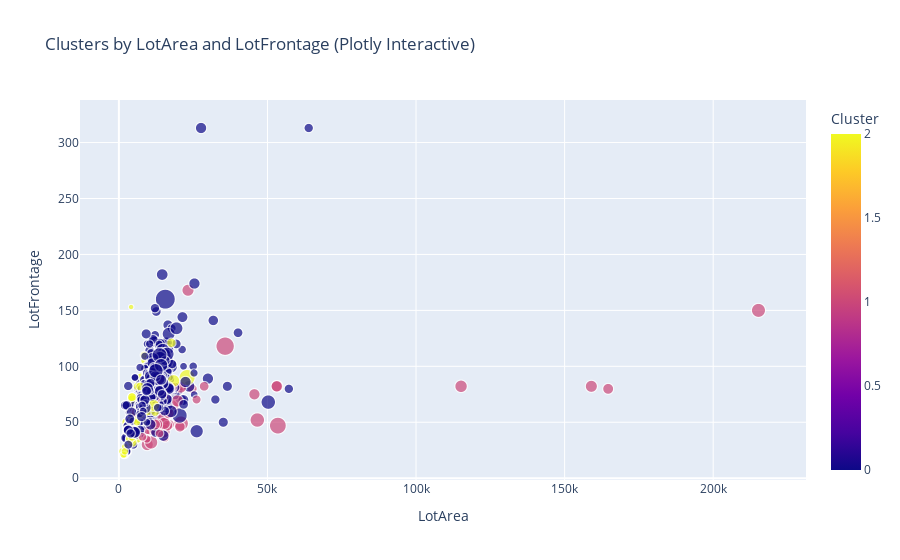

Notebook code for this chart:
### Code cell
fig = px.scatter(
    df,
    x="LotArea",
    y="LotFrontage",
    color="Cluster",
    size="SalePrice",
    hover_data=["SalePrice", "ZoningScore", "EVI"],
    title="Clusters by LotArea and LotFrontage (Plotly Interactive)"
)
fig.show()

### Figure 1 — Plotly figure (JSON) as saved in the notebook; plotly's stock layout.template omitted (floating-point values rounded to 4 significant figures; data arrays with more than 128 entries replaced by an {"elided": "..."} marker saying what was removed)
{"data": [{"customdata": {"elided": "1168x3 float values"}, "hovertemplate": "LotArea=%{x}<br>LotFrontage=%{y}<br>SalePrice=%{customdata[0]}<br>ZoningScore=%{customdata[1]}<br>EVI=%{customdata[2]}<br>Cluster=%{marker.color}<extra></extra>", "legendgroup": "", "marker": {"color": {"elided": "1168 int values"}, "coloraxis": "coloraxis", "size": {"elided": "1168 int values"}, "sizemode": "area", "sizeref": 1862.0, "symbol": "circle"}, "mode": "markers", "name": "", "showlegend": false, "type": "scattergl", "x": {"elided": "1168 int values"}, "xaxis": "x", "y": {"elided": "1168 float values"}, "yaxis": "y"}], "layout": {"coloraxis": {"colorbar": {"title": {"text": "Cluster"}}, "colorscale": [[0, "#0d0887"], [0.1111, "#46039f"], [0.2222, "#7201a8"], [0.3333, "#9c179e"], [0.4444, "#bd3786"], [0.5556, "#d8576b"], [0.6667, "#ed7953"], [0.7778, "#fb9f3a"], [0.8889, "#fdca26"], [1, "#f0f921"]]}, "legend": {"itemsizing": "constant", "tracegroupgap": 0}, "title": {"text": "Clusters by LotArea and LotFrontage (Plotly Interactive)"}, "xaxis": {"anchor": "y", "domain": [0, 1], "title": {"text": "LotArea"}}, "yaxis": {"anchor": "x", "domain": [0, 1], "title": {"text": "LotFrontage"}}}}
